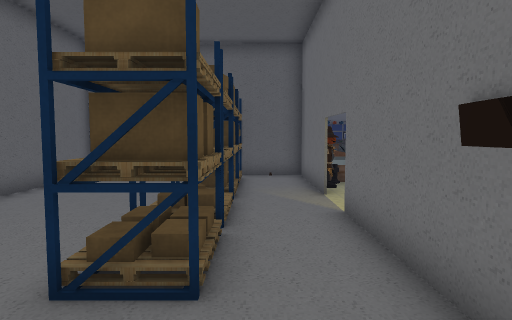
view 1 (above)

21 first-person views from a walk through a scene from a Unity 3-D project. The camera is 1.5 m above the floor, tilts 4° down and sees 75° across. The floor is counted in squares, 1 m on a side. Each view is taken from the middle of a square. On the plan, view 1 faces up. The plan holds only what a view shows up to about 15 squares ahead; the rest is blank. The place goes on beyond the plan. Some animated figures are not drawn. Door leaves are left out, so doorways stand open. Some surface patterns are stand-ins.

view 2
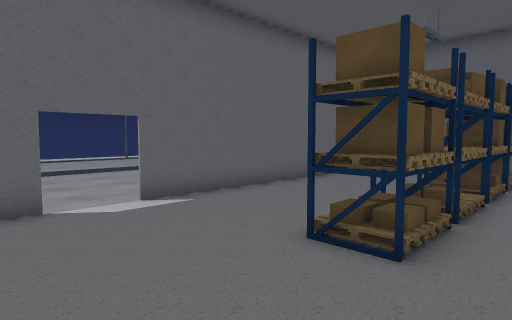

view 3
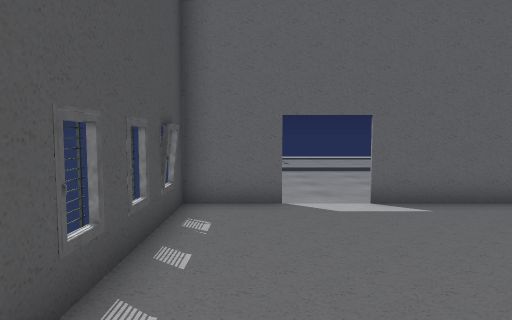

view 4
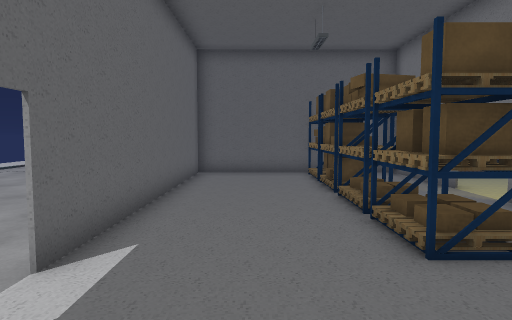

view 5
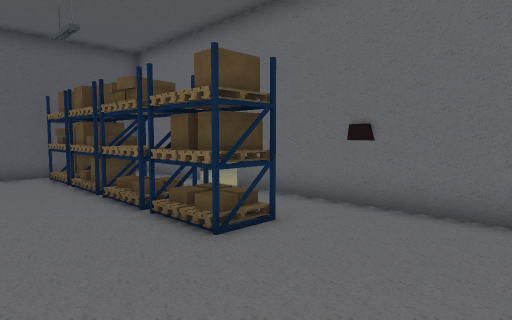

view 6
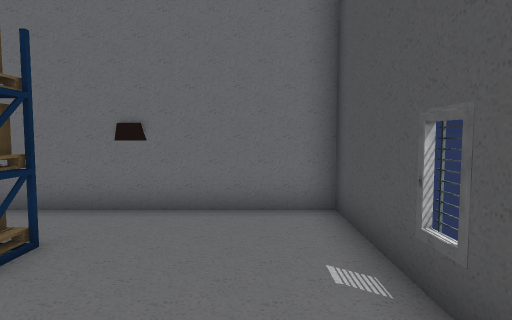

view 7
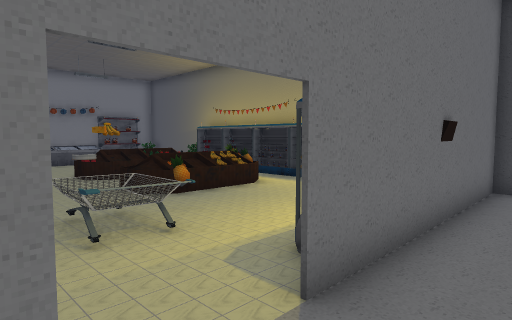

view 8
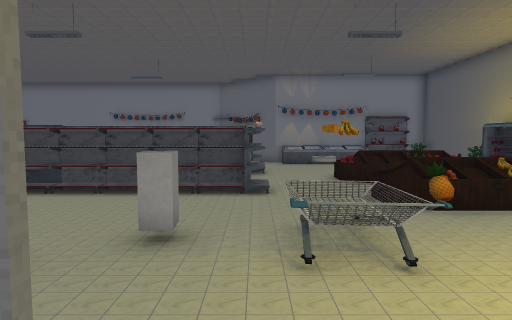

view 9
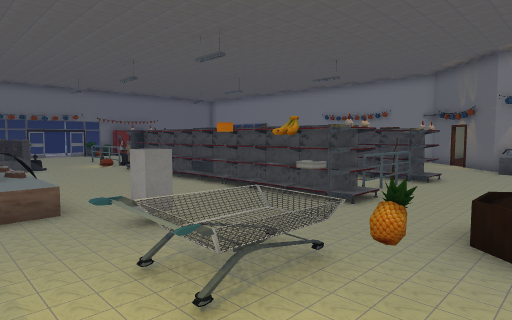

view 10
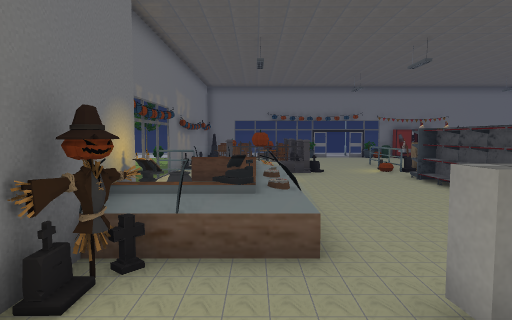

view 11
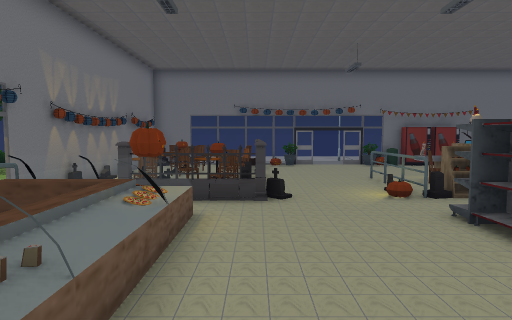

view 12
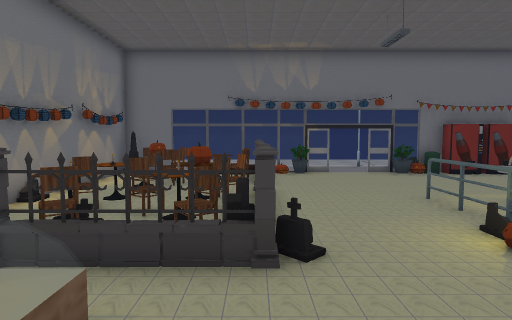

view 13
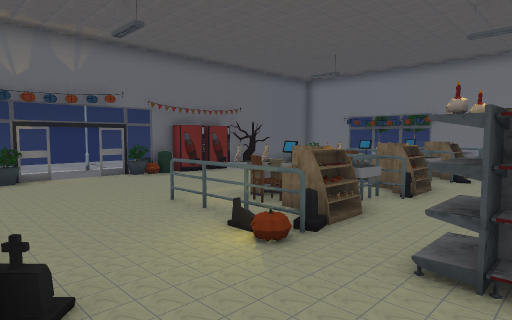

view 14
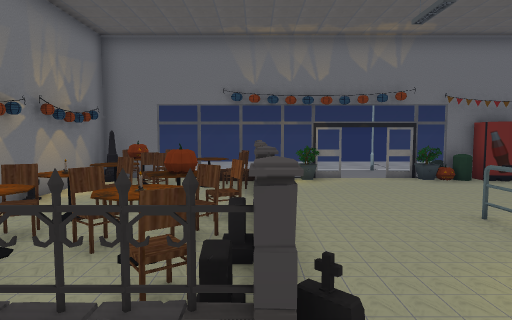

view 15
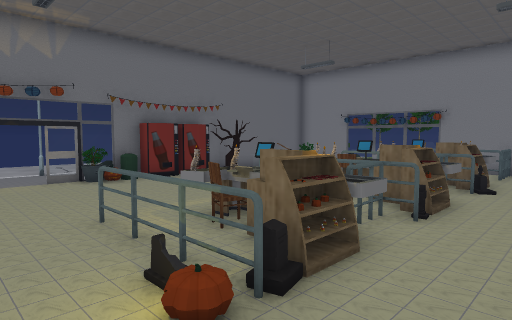

view 16
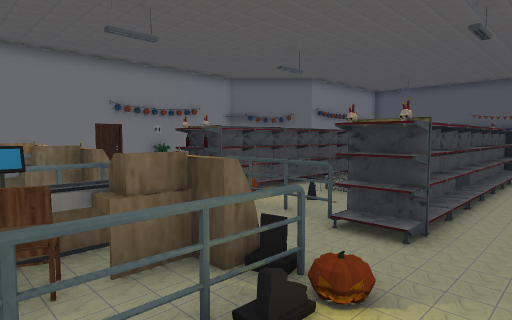

view 17
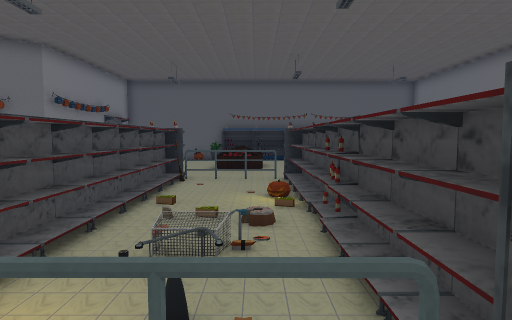

view 18
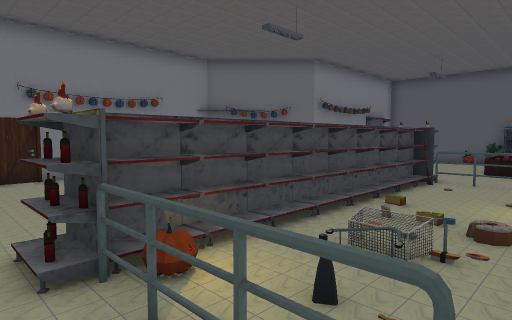

view 19
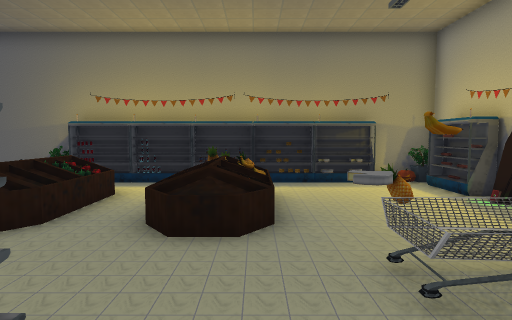

view 20
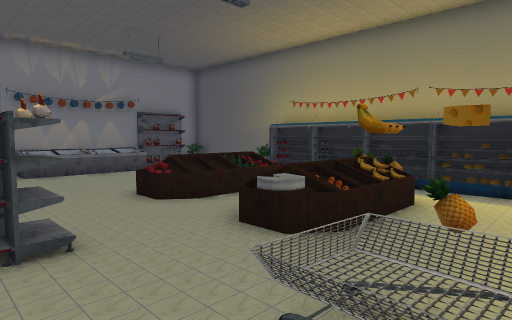

view 21
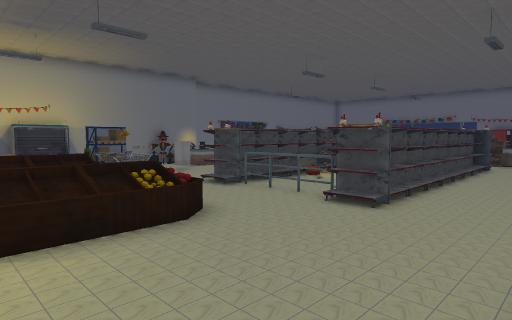

### Floor plan
Key: @ floor where view 1 was taken; # wall or solid block; x gap in a wall; . main floor; : floor 0.75 m higher than the main floor; / step, stairs or slope; D open door; = window, fence, low wall or low ledge; ^ raised ledge; v drop or lower ground; T tombstone; P pallet; S shelf; B block; R railing; C chest; H chair; U pumpkin; A table; E tree; F cart; O other object.
Columns run from 7 left of view 1 to 19 right of it. Each row starts with its distance up from view 1.
 37                  ..
 36                  ..
 35
 34
 33
 32
 31         ## ===O=DDD=U####
 30         OOO..O.........#EEE
 29         #U:OO#..........
 28         #AH..H.........
 27         #AA............
 26         #.H..#........
 25         #AAUUH...R...R   R
 24     O   #H.HH ...R.OOR O^R
 23     O   OAAAAT...RH^^R.H^R
 22         # H.HT...R^^RR^^OO=
 21         # #x#T...ROO..T ..T
 20         =  ................
 19         R^^U=....SSRRROO...
 18         =^^U=....SS^^USS...
 17         =  ^=....SS^^^SS.
 16          O ^=....SSOF^SS.
 15          O ^=....SS^^^SS.
 14            ^=....SOO^^SS.
 13  #####  ## ^=....SS^^^SS.
 12  #...#O..#^^=....SU^^^SS..
 11  #...##..#T^=....SS^^^SS..
 10  #...##..OT......SS^^^SS..
  9  #...#O..#...B...SS^^^SS...
  8  #...#O..D.......SSRRRSS...
  7  #...PP..D..O.O............
  6  #...PP..#................C
  5  #...##..#...O.=v .==/....C
  4 .#...##..#.....=O..///....C
  3 .#...##..O.....OO..///....C
  2 DD.......#.....OO..///... C
  1 DD.......#.....=O .== ..  .
  0  #.....@.#....... ..
 -1  #.......##############
 -2 ##=##=#####        ######

Positions as (right, up) in squares from view 1, and headings:
1: (0, 0), facing up
2: (1, -1), facing up-left
3: (1, 0), facing left
4: (-4, -1), facing up
5: (-5, -1), facing up-right
6: (-5, 0), facing right
7: (0, 9), facing down-right
8: (1, 8), facing right
9: (3, 4), facing up-right
10: (4, 7), facing up
11: (6, 13), facing up
12: (6, 17), facing up
13: (6, 18), facing up-right
14: (6, 19), facing up
15: (8, 19), facing up-right
16: (8, 24), facing down-right
17: (12, 20), facing down
18: (11, 20), facing down-right
19: (8, 10), facing down
20: (5, 9), facing down-right
21: (19, 1), facing up-left
